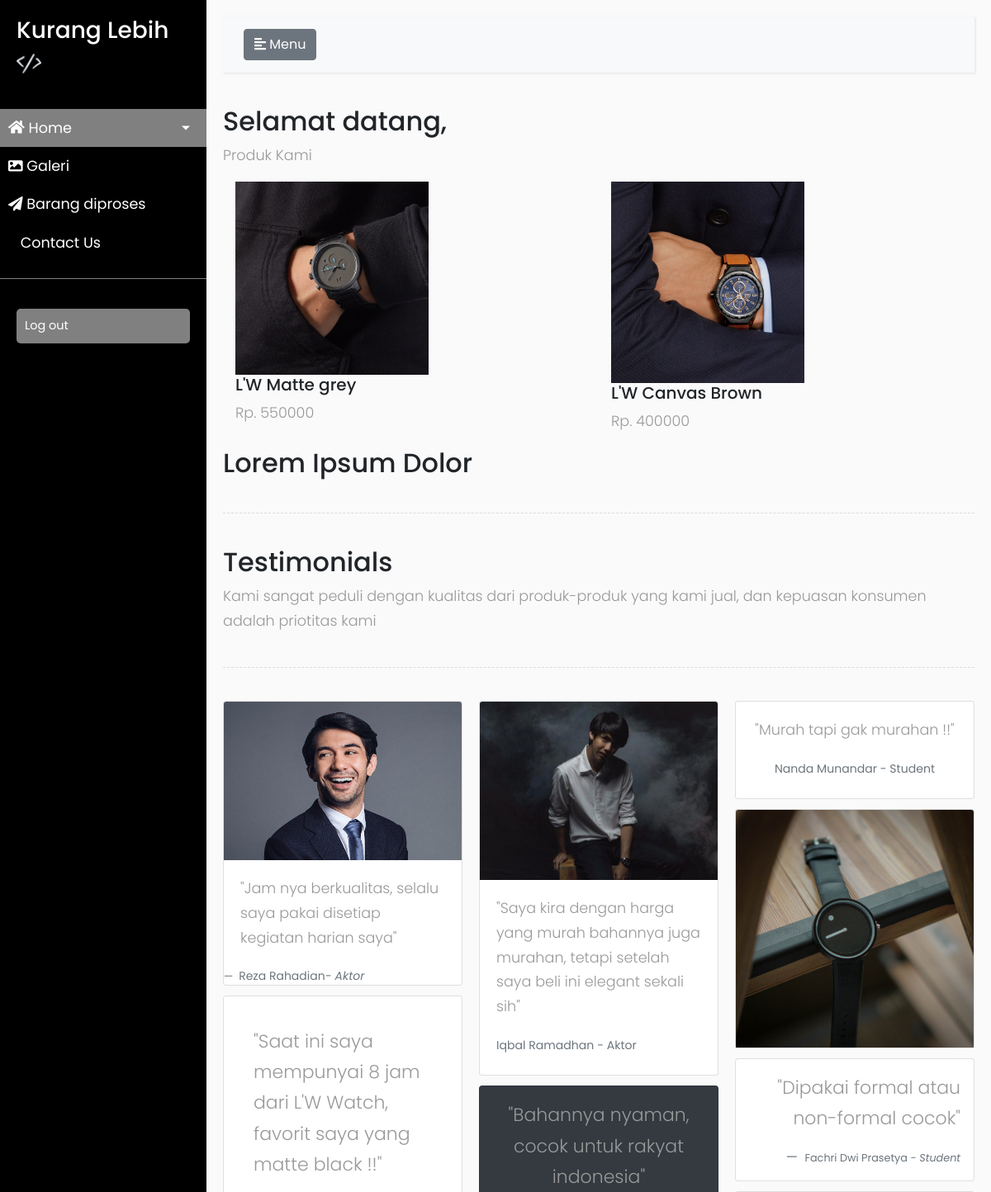
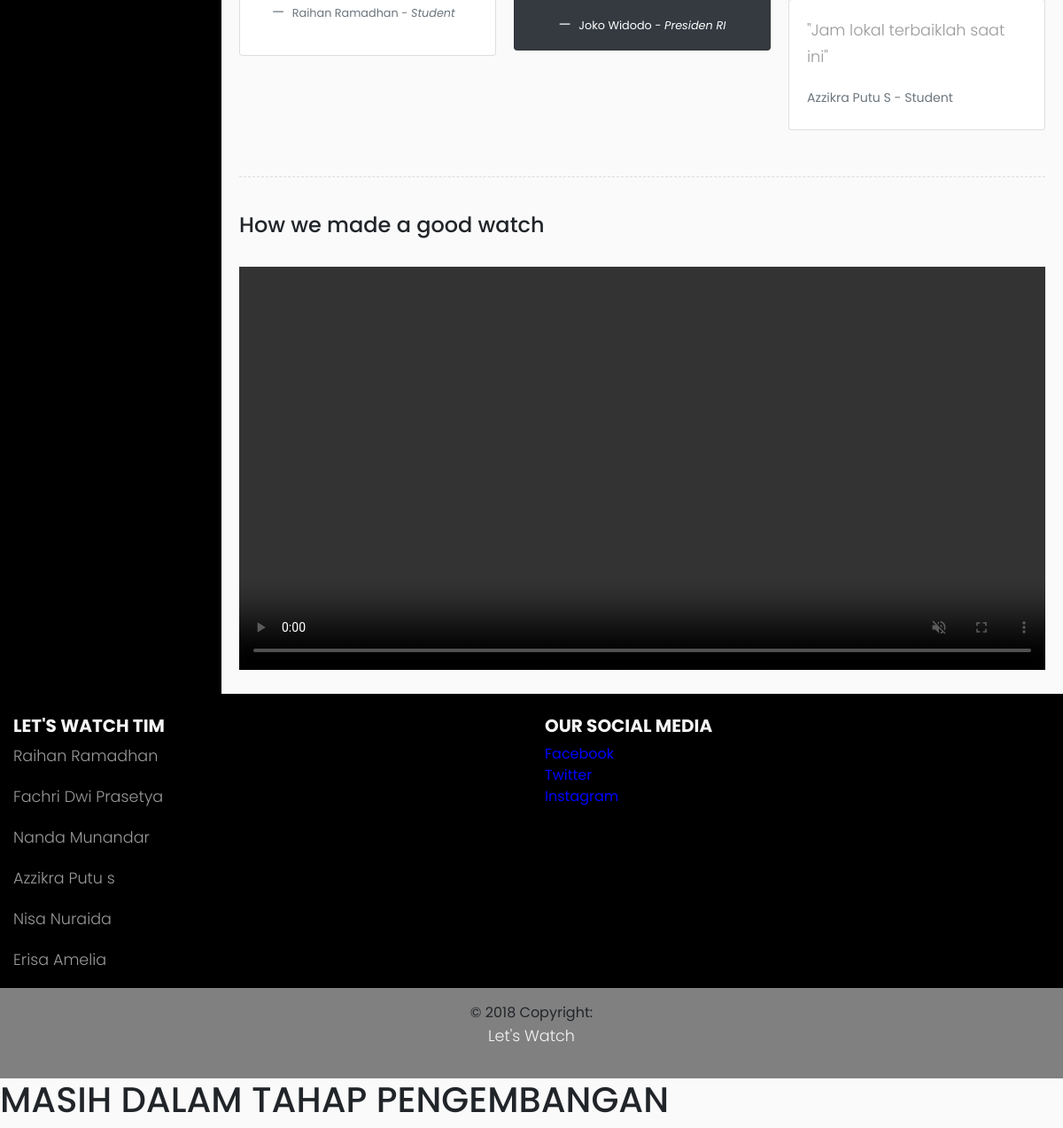
/dashboard/index.php, run on the app's committed database (2 pictures, top to bottom).
### tables this page shows
CREATE TABLE `produk` (
  `id_produk` int(10) NOT NULL,
  `nama_produk` varchar(100) NOT NULL,
  `harga` bigint(15) NOT NULL,
  `deskripsi` text NOT NULL,
  `foto` varchar(100) NOT NULL,
  `kategori` varchar(50) NOT NULL
);

### dashboard/index.php (the view, shortened to what this page needs)
<!DOCTYPE html>
<html>
<head>
    <link rel="stylesheet" href="https://stackpath.bootstrapcdn.com/bootstrap/4.1.0/css/bootstrap.min.css">
    <link rel="stylesheet" href="../css/main_style.css">
</head>
<body>
    <div class="wrapper">
        <nav id="sidebar">
            <div class="sidebar-header">
                <h3>Kurang Lebih</h3>
                <img src="../img/putih.png" width="30" height="30">
            </div>
            <ul class="list-unstyled components">
                <li class="active">
                    <a href="#homeSubmenu" data-toggle="collapse" aria-expanded="false" class="dropdown-toggle">
                        <i class="fas fa-home"></i>
                        Home
                    </a>
                </li>
                <li>
                    <a href="#">
                        <i class="fas fa-image"></i>
                        Galeri
                    </a>
                </li>
                <li>
                    <a href="list_barang.php">
                        <i class="fas fa-paper-plane"></i>
                        Barang diproses
                    </a>
                </li>
                <li>
                    <a href="chat.php">
                        Contact Us
                    </a>
                </li>
            </ul>
            <ul class="list-unstyled CTAs">
                <li>
                    <a href="../auth/logout.php" class="article" onclick="return confirm('Apakah anda yakin untuk log out ?')">Log out</a>
                </li>
            </ul>
        </nav>
        <div id="content">
            <nav class="navbar navbar-expand-lg navbar-light bg-light">
                <div class="container-fluid">
                    <button type="button" id="sidebarCollapse" class="btn btn-secondary">
                        <i class="fas fa-align-left"></i>
                        <span>Menu</span>
                    </button>
                </div>
            </nav>
            <h2>Selamat datang, <?php echo $_SESSION['username'];?></h2>
            <p>Produk Kami</p>
    <?php
    require "../db/functions.php";
    $query = mysqli_query($koneksi, "SELECT * FROM produk");
    ?>
    <div class="produk">
        <?php while ($result = mysqli_fetch_assoc ($query)) :?>
                    <div class="container">
                    <img src="../img/<?php echo $result['foto'];?>"  class="image">
                    <h5><?php echo $result['nama_produk'];?></h5>
                    <p>Rp. <?php echo $result ['harga'];?></p>
                    </div>
        <?php endwhile;?>
        </div>
            <h2>Lorem Ipsum Dolor</h2>
            <div class="line"></div>
            <h2>Testimonials</h2>
            <p>Kami sangat peduli dengan kualitas dari produk-produk yang kami jual, dan kepuasan konsumen adalah priotitas kami</p>
            <div class="line"></div>
            <div class="card-columns">
  <div class="card">
    <img src="../img/reza-rahadian.jpg" class="card-img-top" alt="...">
    <div class="card-body">
      <p class="card-text">"Jam nya berkualitas, selalu saya pakai disetiap kegiatan harian saya"</p>
    </div>
    <footer class="blockquote-footer">
        <small class="text-muted" style="font-size: 14px;">
          Reza Rahadian<cite title="Source Title">- Aktor</cite>
        </small>
      </footer>
  </div>
  <div class="card p-3">
    <blockquote class="blockquote mb-0 card-body">
      <p>"Saat ini saya mempunyai 8 jam dari L'W Watch, favorit saya yang matte black !!"</p>
      <footer class="blockquote-footer">
        <small class="text-muted">
          Raihan Ramadhan <cite title="Source Title">- Student</cite>
        </small>
      </footer>
    </blockquote>
  </div>
  <div class="card">
    <img src="../img/iqbal.jpg" class="card-img-top" alt="...">
    <div class="card-body">
      <p class="card-text">"Saya kira dengan harga yang murah bahannya juga murahan, tetapi setelah saya beli ini elegant sekali sih"</p>
      <p class="card-text"><small class="text-muted">Iqbal Ramadhan - Aktor</small></p>
    </div>
  </div>
  <div class="card bg-dark text-white text-center p-3">
    <blockquote class="blockquote mb-0">
      <p>"Bahannya nyaman, cocok untuk rakyat indonesia"</p>
      <footer class="blockquote-footer text-white">
        <small>
          Joko Widodo <cite title="Source Title">- Presiden RI</cite>
        </small>
      </footer>
    </blockquote>
  </div>
  <div class="card text-center">
    <div class="card-body">
      <p class="card-text">"Murah tapi gak murahan !!"</p>
      <p class="card-text"><small class="text-muted">Nanda Munandar - Student</small></p>
    </div>
  </div>
  <div class="card">
    <img src="../img/jam.jpg" class="card-img-top" alt="...">
  </div>
  <div class="card p-3 text-right">
    <blockquote class="blockquote mb-0">
      <p>"Dipakai formal atau non-formal cocok"</p>
      <footer class="blockquote-footer">
        <small class="text-muted">
          Fachri Dwi Prasetya <cite title="Source Title">- Student</cite>
        </small>
      </footer>
    </blockquote>
  </div>
  <div class="card">
    <div class="card-body">
      <p class="card-text">"Jam lokal terbaiklah saat ini"</p>
      <p class="card-text"><small class="text-muted">Azzikra Putu S - Student</small></p>
    </div>
  </div>
</div>
<div class="line"></div>
<h4>How we made a good watch</h4>
<br>
<video class="video-fluid z-depth-1" autoplay loop controls muted style="width: 100%;
  height: auto;">
  <source src="../vid/jam.mp4" type="video/mp4" />
</video>
        </div>
    </div>
<footer class="page-footer font-small teal pt-4" style="background-color: black;">
<div class="container-fluid text-center text-md-left">
  <div class="row">
    <div class="col-md-6 mt-md-0 mt-3">
      <h5 class="text-uppercase font-weight-bold" style="color: whitesmoke;">Let's Watch Tim</h5>
      <p>Raihan Ramadhan</p>
      <p>Fachri Dwi Prasetya</p>
      <p>Nanda Munandar</p>
      <p>Azzikra Putu s</p>
      <p>Nisa Nuraida</p>
      <p>Erisa Amelia</p>
    </div>
    <div class="col-md-6 mb-md-0 mb-3">
      <h5 class="text-uppercase font-weight-bold" style="color: whitesmoke;">Our Social Media</h5>
      <a href="#" style="color: blue;">Facebook</a>
      <br>
      <a href="#" style="color: blue;">Twitter</a>
      <br>
      <a href="#" style="color: blue;">Instagram</a>
    </div>
  </div>
</div>
<div class="footer-copyright text-center py-3" style="background-color: grey;">© 2018 Copyright:
  <p style="color: whitesmoke;">Let's Watch</p>
</div>
</footer>
<h1>MASIH DALAM TAHAP PENGEMBANGAN</h1>
</body>
</html>

### css/main_style.css (style rules this page uses)
body { font-family: 'Poppins', sans-serif; background: #fafafa; }
p { font-family: 'Poppins', sans-serif; font-size: 1.1em; font-weight: 300; line-height: 1.7em; color: #999; }

### dashboard/index.php (style rules this page uses)
a, a:hover, a:focus { color: inherit; text-decoration: none; transition: all 0.3s; }
.navbar { padding: 15px 10px; background: #fff; border: none; border-radius: 0; margin-bottom: 40px; box-shadow: 1px 1px 3px rgba(0, 0, 0, 0.1); }
.line { width: 100%; height: 1px; border-bottom: 1px dashed #ddd; margin: 40px 0; }
i, span { display: inline-block; }
.wrapper { display: flex; align-items: stretch; }
#sidebar { min-width: 250px; max-width: 250px; background: black; color: #fff; transition: all 0.3s; }
#sidebar ul li a { text-align: left; }
#sidebar .sidebar-header { padding: 20px; background: black; }
#sidebar ul.components { padding: 20px 0; border-bottom: 1px solid grey; }
#sidebar ul li a { padding: 10px; font-size: 1.1em; display: block; }
#sidebar ul li.active>a, a[aria-expanded="true"] { color: #fff; background: grey; }
a[data-toggle="collapse"] { position: relative; }
.dropdown-toggle::after { display: block; position: absolute; top: 50%; right: 20px; transform: translateY(-50%); }
ul.CTAs { padding: 20px; }
ul.CTAs a { text-align: center; font-size: 0.9em !important; display: block; border-radius: 5px; margin-bottom: 5px; }
a.article, a.article:hover { background: grey !important; color: #fff !important; }
#content { width: 100%; padding: 20px; min-height: 100vh; transition: all 0.3s; }
.produk { display: flex; }
.container { position: relative; width: 50%; }
.image { display: block; width: 55%; height: auto; }

### data on the page
produk: foto (picture), nama_produk "L'W Matte grey", harga "550000"
produk: foto (picture), nama_produk "L'W Canvas Brown", harga "400000"
